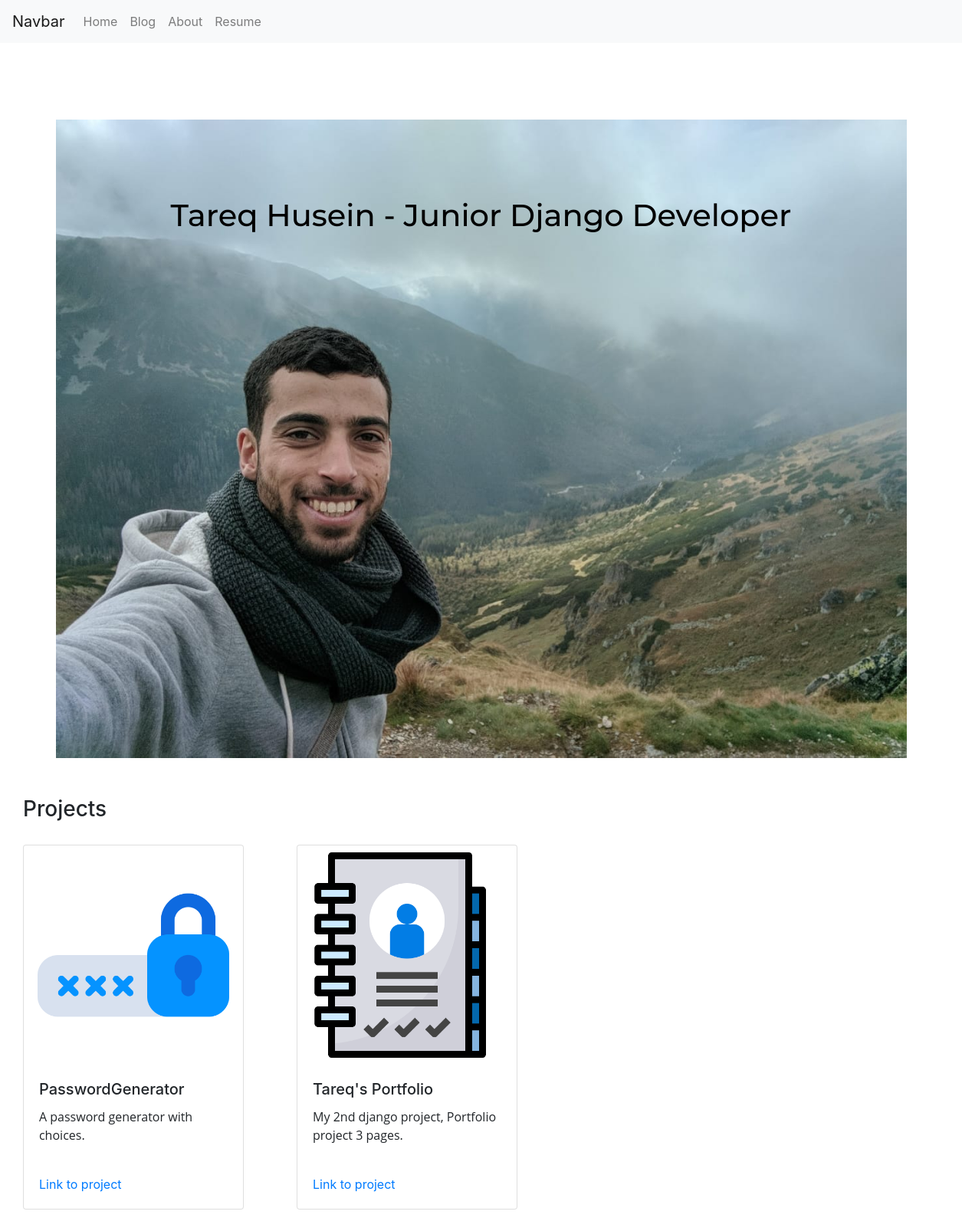
The page / on the database its author committed.
### portfolio/models.py (models this page shows, shortened)
class Project(models.Model):
    title = models.CharField(max_length=100)
    disc = models.CharField(max_length=250)
    image = models.ImageField('portfolio/images/')  # uses pillow module
    url = models.URLField(blank=True)  # if blank=true then it means that URLfield can be empty in the database(default is false)

### portfolio/views.py (the view)
# urls.py: 2. Add a URL to urlpatterns:  path('', views.home, name='home')
def home(request):
    projects = Project.objects.all()
    return render(request, 'portfolio/home.html', {'projects': projects})

### portfolio/templates/portfolio/home.html
{% extends 'portfolio/base.html' %}
{% block content %}
{% load static %}
<main style="width:100%;margin-top:100px;">
    <div class="container">
         <img src="{% static 'portfolio/tareq.jpeg' %}" class="img-fluid" alt="Tareq's photo">
            <h1 class="centered">Tareq Husein - Junior Django Developer</h1>
    </div>
    <div style="width:100%; margin-left:30px; margin-right:30px; margin-bottom:30px">
            <h3 style="margin-top:50px">Projects</h3>
            <div id="allprojects" class="row row-cols-5 row-cols-md-5 g-4" style="margin-top:30px">
                {% for project in projects %}
                <div class="col" style="margin-right:100px;">
                    <div class="card" style="width: 18rem;">
                      <img src="{{ project.image.url }}" class="card-img-top" alt="{{ project.image.name }}">
                      <div class="card-body">
                        <h5 class="card-title">{{ project.title }}</h5>
                        <p class="card-text">{{ project.disc }}</p>
                      </div>
                      <div class="card-body">
                        {% if project.url %}
                        <a href="{{ project.url }}" class="card-link" target="_blank">Link to project</a>
                        {% endif %}
                      </div>
                    </div>
                </div>
                {% endfor %}
            </div>
    </div>
</main>
{% endblock %}

### portfolio/templates/portfolio/base.html (shortened to what this page needs)
<!DOCTYPE html>
<html lang="en">
    <head>
        {% load static %}
        <link rel="stylesheet" type="text/css" href="{% static 'portfolio/styles.css' %}" >
        <link rel="stylesheet" href="https://cdn.jsdelivr.net/npm/bootstrap@4.5.3/dist/css/bootstrap.min.css">
    </head>
    <body>
        <nav class="navbar navbar-expand-lg navbar-light bg-light">
              <a class="navbar-brand" href="#">Navbar</a>
              <div class="collapse navbar-collapse" id="navbarTogglerDemo02">
                <ul class="navbar-nav mr-auto mt-2 mt-lg-0">
                  <li class="nav-item">
                    <a class="nav-link" href="{% url 'home' %}">Home</a>
                  </li>
                  <li class="nav-item">
                    <a class="nav-link" href="{% url 'all_blogs' %}">Blog</a>
                  </li>
                  <li class="nav-item">
                    <a class="nav-link" href="{% url 'about' %}">About</a>
                  </li>
                  <li class="nav-item">
                    <a class="nav-link" href="{% static 'portfolio/Resume.pdf' %}">Resume</a>
                  </li>
                </ul>
              </div>
        </nav>
        {% block content %}{% endblock %}
    </body>
</html>

### portfolio/static/portfolio/styles.css (style rules this page uses)
html { position: relative; min-height: 100%; margin:0; padding:0; }
body { overflow-x: hidden; margin:0; padding:0; }
h1 { font-family: 'Montserrat', sans-serif; font-weight:bold; color:black; width:100%; margin-left:auto; margin-right:auto; text-align:center; }
p { font-family: 'Open Sans', sans-serif; }
main { width:100%; }
.container { position: relative; text-align: center; color: white; }
.centered { position: absolute; top: 15%; left: 50%; transform: translate(-50%, -50%); }

### rows shown on the page
Project: image (picture), title "PasswordGenerator", disc "A password generator with choices."
Project: image (picture), title "Tareq's Portfolio", disc "My 2nd django project, Portfolio project 3 pages."
